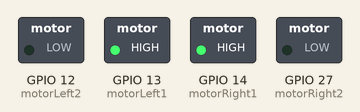
The sketch below on a simulated ESP32. Shown: switched loads named in the sketch (green lamp = pin HIGH).

Above: at 0.1 s.
Timing chart, 0 to 1.6 s (numbered marks = the images above):
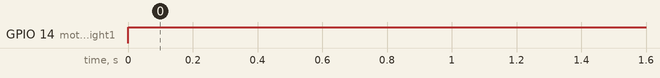

Measured:
- by itself, GPIO 14 (motorRight1): LOW → HIGH at 0.00 s

The sketch:

Robot-firmware.ino
```cpp
// Robotic Mopping Cleaner - ESP32 Firmware

int motorLeft1 = 13;
int motorLeft2 = 12;
int motorRight1 = 14;
int motorRight2 = 27;

void setup() {

  Serial.begin(115200);

  pinMode(motorLeft1, OUTPUT);
  pinMode(motorLeft2, OUTPUT);
  pinMode(motorRight1, OUTPUT);
  pinMode(motorRight2, OUTPUT);

}

void loop() {

  moveForward();

}

void moveForward() {

  digitalWrite(motorLeft1, HIGH);
  digitalWrite(motorLeft2, LOW);

  digitalWrite(motorRight1, HIGH);
  digitalWrite(motorRight2, LOW);

}
```
